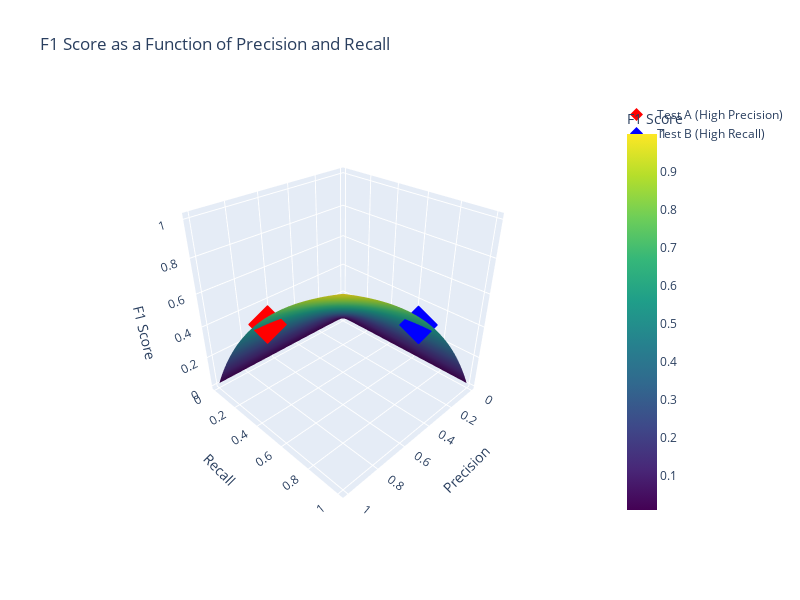

Notebook cell for this chart:
### Markdown cell above
- **F1 Score**: The harmonic mean of precision and recall, useful for imbalanced classes.

$F1 = 2 \times \frac{Precision \times Recall}{Precision + Recall}$


In biomedical applications, high accuracy and recall are often critical, as false negatives (missed cases) could have serious consequences.

### Code cell
# Create a 3D surface plot showing the relationship between precision, recall, and F1 score

# Create a grid of precision and recall values
precision_range = np.linspace(0.01, 1, 50)
recall_range = np.linspace(0.01, 1, 50)

# Create meshgrid
precision_grid, recall_grid = np.meshgrid(precision_range, recall_range)

# Calculate F1 score for each combination
# F1 = 2 * (precision * recall) / (precision + recall)
f1_grid = 2 * (precision_grid * recall_grid) / (precision_grid + recall_grid)

# Create 3D surface plot
fig = go.Figure(data=[go.Surface(
    x=precision_grid,
    y=recall_grid,
    z=f1_grid,
    colorscale='Viridis',
    colorbar=dict(title='F1 Score')
)])

# Add scatter points for Test A and Test B
fig.add_trace(go.Scatter3d(
    x=[precision_A],
    y=[recall_A],
    z=[f1_A],
    mode='markers',
    marker=dict(size=10, color='red', symbol='diamond'),
    name='Test A (High Precision)',
    text=['Test A'],
    hovertemplate='Test A<br>Precision: %{x:.2f}<br>Recall: %{y:.2f}<br>F1: %{z:.2f}'
))

fig.add_trace(go.Scatter3d(
    x=[precision_B],
    y=[recall_B],
    z=[f1_B],
    mode='markers',
    marker=dict(size=10, color='blue', symbol='diamond'),
    name='Test B (High Recall)',
    text=['Test B'],
    hovertemplate='Test B<br>Precision: %{x:.2f}<br>Recall: %{y:.2f}<br>F1: %{z:.2f}'
))

# Update layout
fig.update_layout(
    title='F1 Score as a Function of Precision and Recall',
    scene=dict(
        xaxis_title='Precision',
        yaxis_title='Recall',
        zaxis_title='F1 Score',
        camera=dict(
            eye=dict(x=1.5, y=1.5, z=1.3)
        )
    ),
    width=800,
    height=600
)

fig.show()

### Figure 1 — Plotly figure (JSON) as saved in the notebook; plotly's stock layout.template omitted (floating-point values rounded to 4 significant figures; data arrays with more than 128 entries replaced by an {"elided": "..."} marker saying what was removed)
{"data": [{"colorbar": {"title": {"text": "F1 Score"}}, "colorscale": [[0, "#440154"], [0.1111, "#482878"], [0.2222, "#3e4989"], [0.3333, "#31688e"], [0.4444, "#26828e"], [0.5556, "#1f9e89"], [0.6667, "#35b779"], [0.7778, "#6ece58"], [0.8889, "#b5de2b"], [1, "#fde725"]], "type": "surface", "x": {"elided": "50x50 float values"}, "y": {"elided": "50x50 float values"}, "z": {"elided": "50x50 float values"}}, {"hovertemplate": "Test A<br>Precision: %{x:.2f}<br>Recall: %{y:.2f}<br>F1: %{z:.2f}", "marker": {"color": "red", "size": 10, "symbol": "diamond"}, "mode": "markers", "name": "Test A (High Precision)", "text": ["Test A"], "type": "scatter3d", "x": [0.9091], "y": [0.4], "z": [0.5556]}, {"hovertemplate": "Test B<br>Precision: %{x:.2f}<br>Recall: %{y:.2f}<br>F1: %{z:.2f}", "marker": {"color": "blue", "size": 10, "symbol": "diamond"}, "mode": "markers", "name": "Test B (High Recall)", "text": ["Test B"], "type": "scatter3d", "x": [0.3913], "y": [0.9], "z": [0.5455]}], "layout": {"height": 600, "scene": {"camera": {"eye": {"x": 1.5, "y": 1.5, "z": 1.3}}, "xaxis": {"title": {"text": "Precision"}}, "yaxis": {"title": {"text": "Recall"}}, "zaxis": {"title": {"text": "F1 Score"}}}, "title": {"text": "F1 Score as a Function of Precision and Recall"}, "width": 800}}
